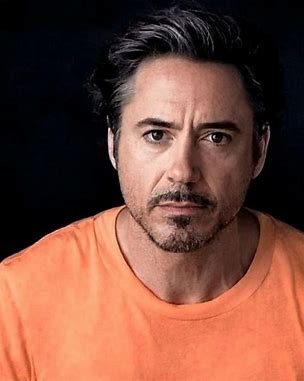
#> input picture DAY1/data/RDJ1.jpg, 304 x 381 px
$ jupyter execute 'color conversion .ipynb'
#> lines starting #> are read from the running program, lines starting #| are printed output that depends on the picture
[cell 1]
import cv2
import numpy as np

GRAY IMAGE

[cell 2]
image=cv2.imread('data/RDJ1.jpg')
#> image is the input picture: shape (381, 304, 3); mean B, G, R 59.9, 73.8, 118.6
cv2.imshow('original',image)
cv2.waitKey()
cv2.destroyAllWindows()

[cell 3]
image.shape
#> Out = (381, 304, 3)

[cell 4]
dir(cv2)

[cell 5]
grayImg = cv2.cvtColor(image, cv2.COLOR_BGR2GRAY)
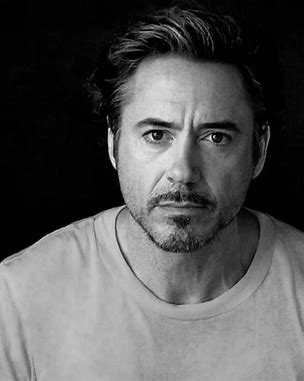
#> grayImg: shape (381, 304); min 0, max 248, mean 85.6

[cell 6]
cv2.imshow('Grayscale',grayImg)
cv2.waitKey()
cv2.destroyAllWindows()

HSV CHANNEL

[cell 7]
image=cv2.imread('data/RDJ1.jpg')
cv2.imshow('original',image)
cv2.waitKey()
cv2.destroyAllWindows()

[cell 8]
hsv_image=cv2.cvtColor(image,cv2.COLOR_BGR2HSV)
#> hsv_image: shape (381, 304, 3); mean H, S, V 43.1, 149, 120.6
hsv_image

[cell 9]
cv2.imshow('HSV IMAGE',hsv_image)
cv2.imshow('hue channel',hsv_image[:,:,0])
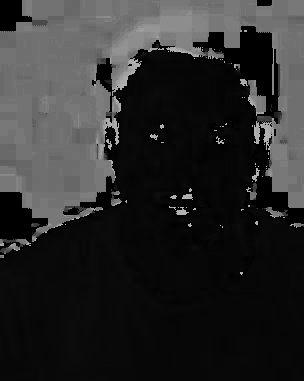
#> window 'hue channel': shape (381, 304); min 0, max 179, mean 43.1
cv2.imshow('saturation channel',hsv_image[:,:,1])
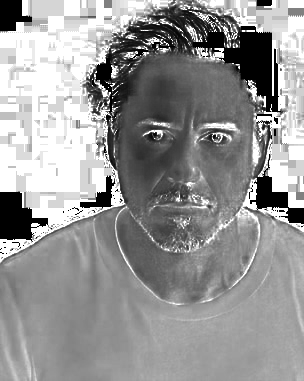
#> window 'saturation channel': shape (381, 304); min 0, max 255, mean 149
cv2.imshow('value channel',hsv_image[:,:,2])
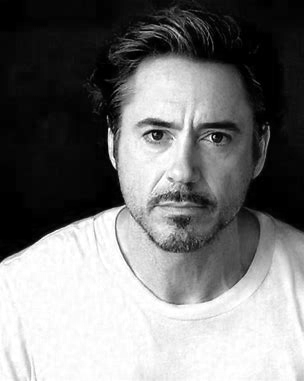
#> window 'value channel': shape (381, 304); min 0, max 255, mean 120.6


cv2.waitKey()
cv2.destroyAllWindows()

RGB CHANNEL

[cell 10]
image=cv2.imread('data/RDJ1.jpg')

[cell 11]
B,G,R=cv2.split(image)
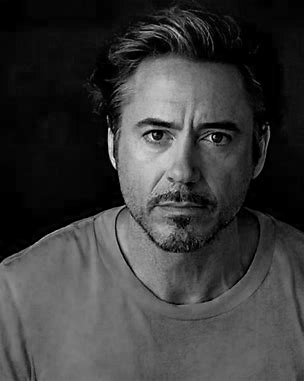
#> B: shape (381, 304); min 0, max 244, mean 59.9
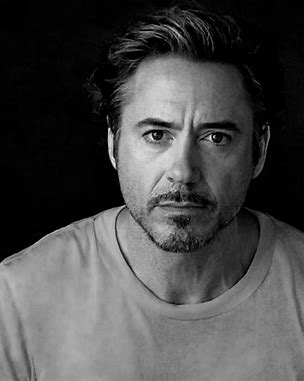
#> G: shape (381, 304); min 0, max 246, mean 73.8
print(B.shape)
#| (381, 304)

[cell 12]
cv2.imshow('org',image)
cv2.imshow('red',R)
cv2.imshow('green',G)
cv2.imshow('blue',B)


cv2.waitKey()
cv2.destroyAllWindows()

[cell 13]
merged=cv2.merge([R,G,B])
cv2.imshow('merged',merged)

merged=cv2.merge([B+100,G+100,R+100])
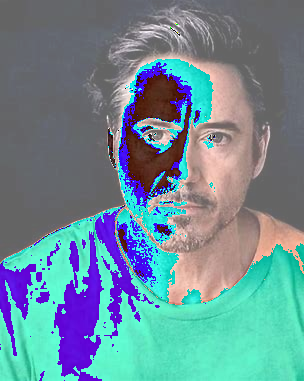
#> merged: shape (381, 304, 3); mean B, G, R 149.4, 140, 108.4
cv2.imshow('merged with blue amplified',merged)


cv2.waitKey()
cv2.destroyAllWindows()

[cell 14]
z=np.zeros(shape=(image.shape[:2]),dtype='uint8')

[cell 15]
z.shape
#> Out = (381, 304)

[cell 16]
b,g,r=cv2.split(image)

[cell 17]
a=cv2.merge([r,z,z])
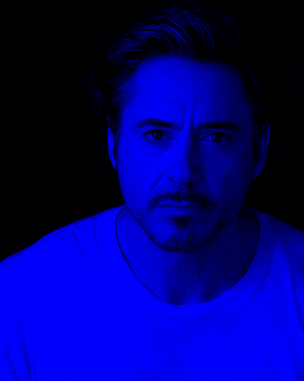
#> a: shape (381, 304, 3); mean of channels 0, 1, 2 118.6, 0, 0; drawn as B, G, R

$ run again, with DAY1/data/RDJ.jpg copied over DAY1/data/RDJ1.jpg
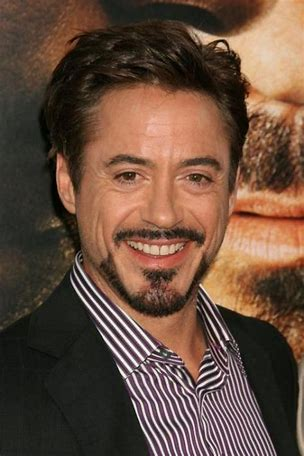
#> input picture DAY1/data/RDJ.jpg, 304 x 456 px
#> image is the input picture: shape (456, 304, 3); mean B, G, R 61.8, 77.3, 103.3
#> hsv_image: shape (456, 304, 3); mean H, S, V 36.6, 99.2, 103.8
#| (456, 304)
#> `merged=cv2.merge([B+100,G+100,R+100])`:
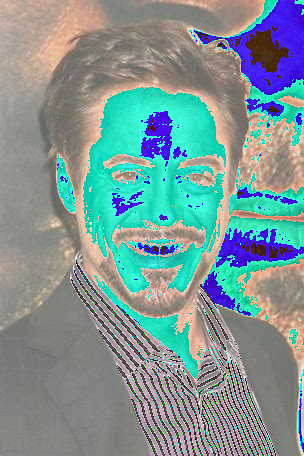
#> merged: shape (456, 304, 3); mean B, G, R 149, 149.5, 125.7
#> `a=cv2.merge([r,z,z])`:
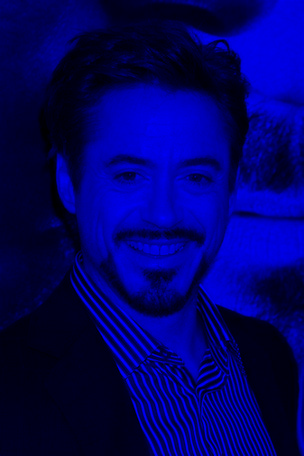
#> a: shape (456, 304, 3); mean of channels 0, 1, 2 103.3, 0, 0; drawn as B, G, R
